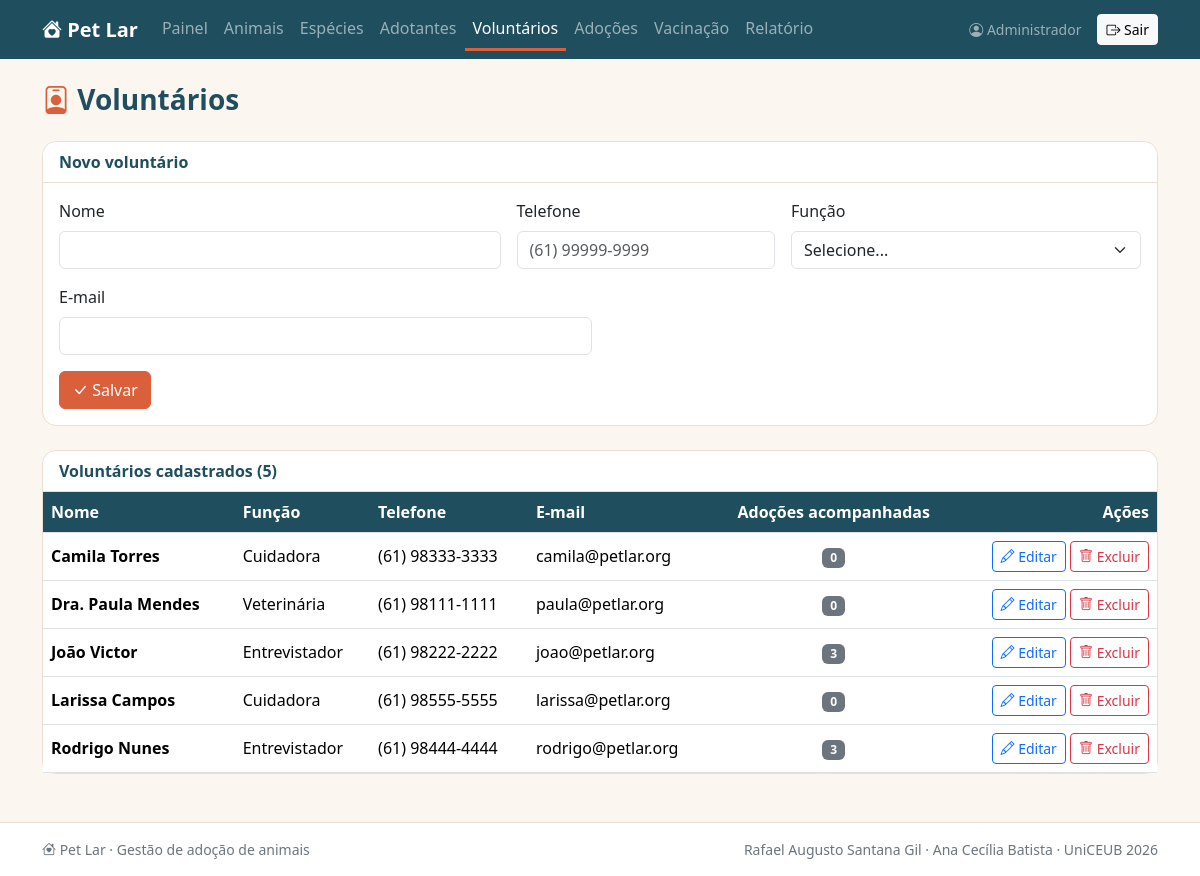
The page /voluntario/index.php (signed in) on the database its author committed.
### tables this page shows
CREATE TABLE voluntario (
    id       INTEGER NOT NULL AUTO_INCREMENT PRIMARY KEY,
    nome     VARCHAR(200) NOT NULL,
    telefone VARCHAR(20)  NOT NULL,
    email    VARCHAR(150),
    funcao   VARCHAR(100) NOT NULL            
);

### voluntario/index.php (the view, shortened to what this page needs)
<?php
    include '../conexao.php';
    $sql = "SELECT voluntario.*,
                   (SELECT COUNT(*) FROM adocao WHERE adocao.voluntario_id = voluntario.id) AS qtd_adocoes
            FROM voluntario
            ORDER BY voluntario.nome";
    $stmt = $pdo->prepare($sql);
    $stmt->execute();
    $voluntarios = $stmt->fetchAll();
    $id = isset($_GET['id']) ? $_GET['id'] : '';
    $sqlEdit = "SELECT * FROM voluntario WHERE id =:id";
    $stmtEdit = $pdo->prepare($sqlEdit);
    $stmtEdit->bindParam(":id", $id);
    $stmtEdit->execute();
    $voluntarioSelecionado = $stmtEdit->fetch();
    include '../cabecalho.php';
?>
    <h1 class="h3 titulo-pagina mb-4"><i class="bi bi-person-badge"></i> Voluntários</h1>
    <div class="card mb-4">
        <div class="card-header">
            <?php echo $voluntarioSelecionado ? 'Editar voluntário' : 'Novo voluntário'; ?>
        </div>
        <div class="card-body">
            <form action="inserir.php" class="row g-3">
                <div class="col-md-5">
                    <label class="form-label">Nome</label>
                    <input type="text" name="nome" class="form-control" required maxlength="200"
                           value="<?php echo isset($voluntarioSelecionado['nome']) ?
                                                   htmlspecialchars($voluntarioSelecionado['nome']) :
                                                   ''; ?>">
                </div>
                <div class="col-md-3">
                    <label class="form-label">Telefone</label>
                    <input type="text" name="telefone" class="form-control" required placeholder="(61) 99999-9999"
                           value="<?php echo isset($voluntarioSelecionado['telefone']) ?
                                                   htmlspecialchars($voluntarioSelecionado['telefone']) :
                                                   ''; ?>">
                </div>
                <div class="col-md-4">
                    <label class="form-label">Função</label>
                    <select name="funcao" class="form-select" required>
                        <option value="">Selecione...</option>
                    </select>
                </div>
                <div class="col-md-6">
                    <label class="form-label">E-mail</label>
                    <input type="email" name="email" class="form-control" maxlength="150"
                           value="<?php echo isset($voluntarioSelecionado['email']) ?
                                                   htmlspecialchars($voluntarioSelecionado['email']) :
                                                   ''; ?>">
                </div>
                <div class="col-12">
                    <button type="submit" class="btn btn-pet"><i class="bi bi-check-lg"></i> Salvar</button>
                </div>
            </form>
        </div>
    </div>
    <div class="card">
        <div class="card-header">Voluntários cadastrados (<?php echo count($voluntarios) ?>)</div>
        <div class="table-responsive">
            <table class="table table-hover align-middle mb-0">
                <thead>
                    <tr>
                        <th>Nome</th>
                        <th>Função</th>
                        <th>Telefone</th>
                        <th>E-mail</th>
                        <th class="text-center">Adoções acompanhadas</th>
                        <th class="text-end">Ações</th>
                    </tr>
                </thead>
                <tbody>
                <?php foreach ($voluntarios as $voluntario) { ?>
                    <tr>
                        <td class="fw-semibold"><?php echo htmlspecialchars($voluntario['nome']) ?></td>
                        <td><?php echo htmlspecialchars($voluntario['funcao']) ?></td>
                        <td><?php echo htmlspecialchars($voluntario['telefone']) ?></td>
                        <td><?php echo htmlspecialchars($voluntario['email']) ?></td>
                        <td class="text-center"><span class="badge text-bg-secondary"><?php echo $voluntario['qtd_adocoes'] ?></span></td>
                        <td class="text-end text-nowrap">
                            <a href="index.php?id=<?php echo $voluntario['id'] ?>" class="btn btn-sm btn-outline-primary">
                                <i class="bi bi-pencil"></i> Editar
                            </a>
                            <a href="excluir.php?id=<?php echo $voluntario['id'] ?>" class="btn btn-sm btn-outline-danger"
                               onclick="return confirm('Deseja excluir este voluntário?')">
                                <i class="bi bi-trash"></i> Excluir
                            </a>
                        </td>
                    </tr>
                <?php } ?>
                </tbody>
            </table>
        </div>
    </div>
<?php include '../rodape.php'; ?>

### css/estilo.css (style rules this page uses)
:root { --pet-principal: #D9603B; --pet-escuro: #1F4E5F; --pet-claro: #FBF6EF; --pet-verde: #3E8E6B; --pet-amarelo: #E9A23B; --pet-borda: #EADFD2; }
body { background-color: var(--pet-claro); color: #2B2B2B; min-height: 100vh; display: flex; flex-direction: column; }
.btn-pet { background-color: var(--pet-principal); border-color: var(--pet-principal); color: #fff; }
.titulo-pagina { color: var(--pet-escuro); font-weight: 700; }
.titulo-pagina i { color: var(--pet-principal); }
.card { border: 1px solid var(--pet-borda); border-radius: 14px; }
.card-header { background-color: #fff; border-bottom: 1px solid var(--pet-borda); font-weight: 600; color: var(--pet-escuro); border-radius: 14px 14px 0 0 !important; }
.table thead th { background-color: var(--pet-escuro); color: #fff; font-weight: 600; white-space: nowrap; }

### rows shown on the page
voluntario: nome "Camila Torres", funcao "Cuidadora", telefone "(61) 98333-3333", email "camila@petlar.org", qtd_adocoes "0"
voluntario: nome "Dra. Paula Mendes", funcao "Veterinária", telefone "(61) 98111-1111", email "paula@petlar.org", qtd_adocoes "0"
voluntario: nome "João Victor", funcao "Entrevistador", telefone "(61) 98222-2222", email "joao@petlar.org", qtd_adocoes "3"
voluntario: nome "Larissa Campos", funcao "Cuidadora", telefone "(61) 98555-5555", email "larissa@petlar.org", qtd_adocoes "0"
voluntario: nome "Rodrigo Nunes", funcao "Entrevistador", telefone "(61) 98444-4444", email "rodrigo@petlar.org", qtd_adocoes "3"

### other values the page prints
$_SESSION['nome'] "Administrador"
count($voluntarios) "5"
